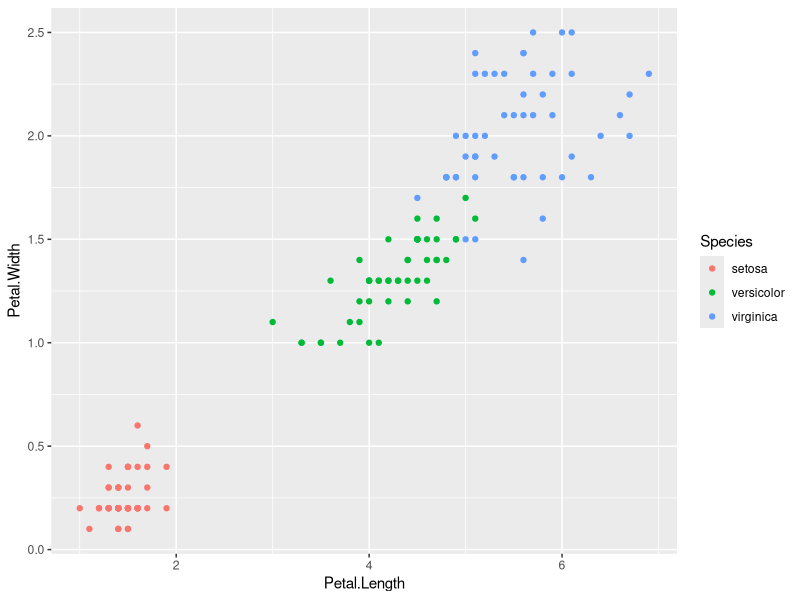
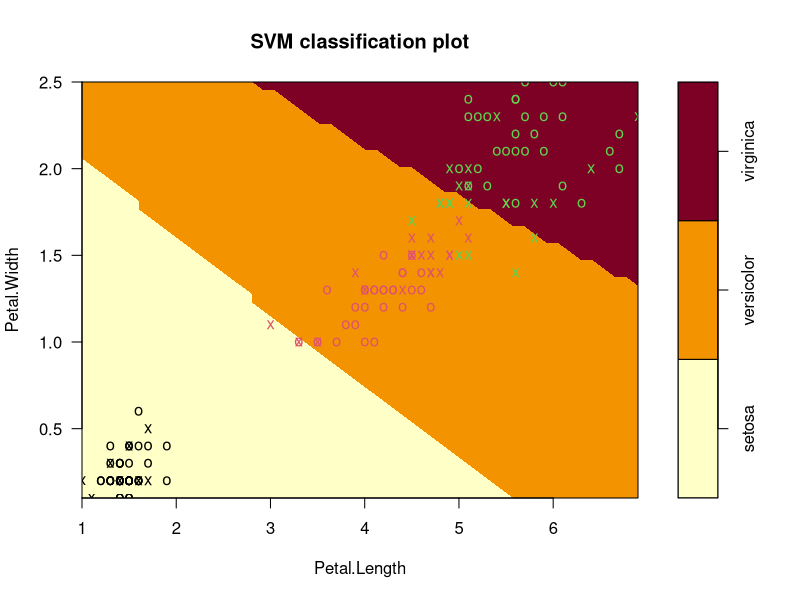
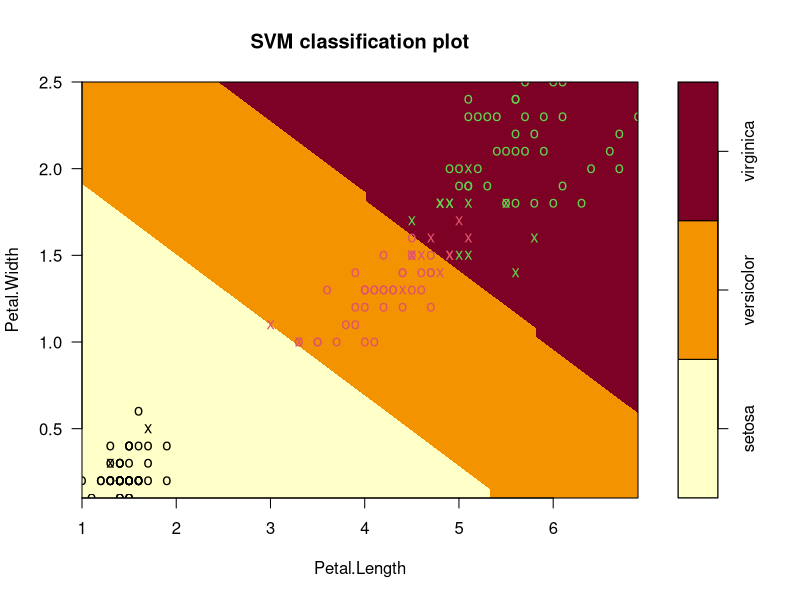

Here is the R script that generated these plots, in order:
library(e1071)

data("iris")
head(iris) # inspecting the first six rows of the dataset
str(iris) # structure of the dataset
library(ggplot2)

# we will seperate the Species based on the color and plot with
#Petal.Legth Vs Petal.Width
# We can clearly see the seperation of Setosa however, there
#is an overlappings in Versicolor and Virginica.
# Now we plot using the qplot() fuction, X=Petal.Length, Y =
#Petal.Width using the color separation respect to Species.
qplot(Petal.Length, Petal.Width, data=iris, color = Species)
# Now we can use the built in svm() function that
#comes in the e1071 library
# here we will name our first svm model as
#svm_model1
# read the svm() documentation on RStudio by using
#the help(svm) function
help("svm")
svm_model1 <- svm(Species~., data = iris)
# Using the summary command to see the summary of our first model, we pass the svm_model1 to the
# summary() function
summary(svm_model1)
# Using the plot() function and our first model which is svm_model1 we can plot the results
# here the axes are Petal.Width Vs Petal.Length
plot(svm_model1, data = iris, Petal.Width~Petal.Length, slice =list(Sepal.Width = 3, Sepal.Length = 4))
# Prediction using the model (svm_model1) we created on the iris dataset.
pred1 <- predict(svm_model1, iris)
# creating a table using the predicted one and the actual iris dataset
table1 <- table(Predicted = pred1, Actual = iris$Species)
table1

#We can calculate the model1 accuracy
Model1_accuracyRate = sum(diag(table1))/sum(table1)
Model1_accuracyRate
# We can calcuate the missclassification rate
Model1_MissClassificationRate = 1 - Model1_accuracyRate
Model1_MissClassificationRate

# ---- Model 2 -----
# Now we will use other methods such as linear, polynomial... for kernels
# kernel = "linear"
svm_model2 <- svm(Species~., data = iris, kernel = "linear")
# Using the summary command to see the summary of our second model,we pass the svm_model2 to the
# summary() function
summary(svm_model2)

# Using the plot() function and our second model which is svm_model2, we can plot the results
# here the axes are Petal.Width Vs Petal.Length
plot(svm_model2, data = iris,
     Petal.Width~Petal.Length, slice = list(Sepal.Width = 3,
                                            Sepal.Length = 4))

# Prediction using the second model (svm_model2) we created on the iris dataset.
pred2 <- predict(svm_model2, iris)
# creating a table using the predicted one and the actual iris dataset
table2 <- table(Predicted = pred2, Actual = iris$Species)
table2

#We can calculate the model2 accuracy
Model2_accuracyRate = sum(diag(table2))/sum(table2)
Model2_accuracyRate
# We can calcuate the missclassification rate
Model2_MissClassificationRate = 1 - Model2_accuracyRate
Model2_MissClassificationRate

